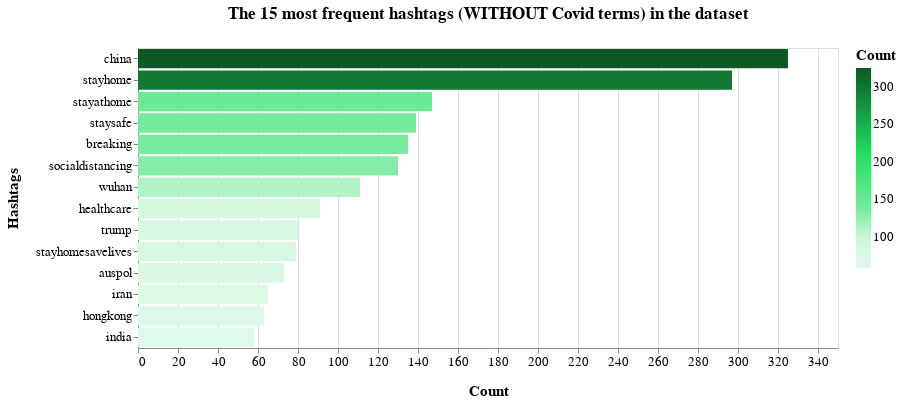

Notebook code for this chart:
### Markdown cell above
We have calculated the frequency distribution, always displayed in the form of a bar chart showing the 15 most frequent hashtags (without Covid words) within the dataset:

### Code cell
out_hashtag = dict(nltk.FreqDist(cmt_list))
#fdist_sorted_hashtag = dict(sorted(fdist_hashtag.items(), key=lambda item: item[1], reverse=True))
#out_hashtag = dict(itertools.islice(fdist_sorted_hashtag.items(), 15))

df_hashtag = pd.DataFrame.from_dict(out_hashtag, orient='index').reset_index()
df_hashtag = df_hashtag.rename(columns={'index':'Hashtags', 0:'Count'})
#alt.renderers.enable('altair_viewer',inline=True)
#range=['#00ecac','#00e4a6','#00dca0','#00d49a','#00cc94','#00c38e','#0b8','#00b382','#00ab7c','#00a376','#009b70','#00926a','#008a64','#00825f','#007a59','#007253','#006a4d','#006147','#005941','#00513b','#004935','#00412f','#003929','#003023','#00281d','#002017','#001811','#00100b']
c = alt.Chart(
    df_hashtag
).mark_bar().encode(
    x=alt.X('Count:Q'),
    y=alt.Y('Hashtags:N',sort='-x'),
        color=alt.Color('Count:Q',scale=alt.Scale(range=['#defae8','#d2f8df','#79eb9f','#4ce57f','#1fdf5f','#19b24c','#138539','#0c5926']))
).transform_window(
    rank='rank(Count)',
    sort=[alt.SortField('Count', order='descending')]
).transform_filter(
    (alt.datum.rank < 15)
).properties(
    width=700,
    height=300,
    title = "The 15 most frequent hashtags (WITHOUT Covid terms) in the dataset"
).configure_title(
    fontSize=17,
    offset=25
).configure_axis(
    labelFontSize=13,
    titleFontSize=15,
    titlePadding=15
).configure_legend(
    gradientThickness=15,
    titleFontSize=15,
    labelFontSize=13
)

c

### Figure 1 — Vega-Lite specification as saved in the notebook (floating-point values rounded to 4 significant figures; data arrays with more than 128 entries replaced by an {"elided": "..."} marker saying what was removed)
{"config": {"view": {"continuousWidth": 400, "continuousHeight": 300}, "axis": {"labelFontSize": 13, "titleFontSize": 15, "titlePadding": 15}, "legend": {"gradientThickness": 15, "labelFontSize": 13, "titleFontSize": 15}, "title": {"fontSize": 17, "offset": 25}}, "data": {"name": "data-29745c47c572fab950861fda4642aba2"}, "mark": "bar", "encoding": {"color": {"type": "quantitative", "field": "Count", "scale": {"range": ["#defae8", "#d2f8df", "#79eb9f", "#4ce57f", "#1fdf5f", "#19b24c", "#138539", "#0c5926"]}}, "x": {"type": "quantitative", "field": "Count"}, "y": {"type": "nominal", "field": "Hashtags", "sort": "-x"}}, "height": 300, "title": "The 15 most frequent hashtags (WITHOUT Covid terms) in the dataset", "transform": [{"window": [{"op": "rank", "field": "Count", "as": "rank"}], "sort": [{"field": "Count", "order": "descending"}]}, {"filter": "(datum.rank < 15)"}], "width": 700, "$schema": "https://vega.github.io/schema/vega-lite/v4.8.1.json", "datasets": {"data-29745c47c572fab950861fda4642aba2": {"elided": "19441 records"}}}
